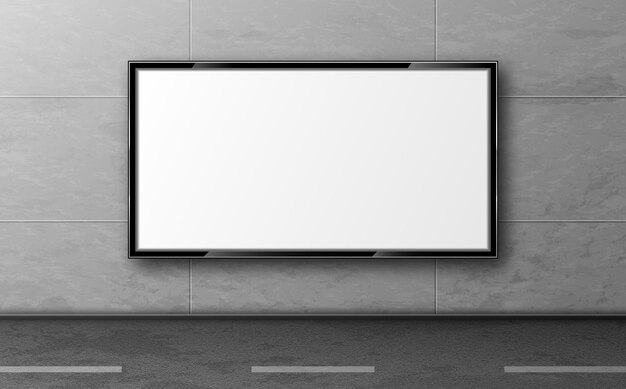
#> input picture billboard3.jpg, 626 x 389 px
$ python 'Change_BillBoard(homography)2.2.py'
#> lines starting #> are read from the running program, lines starting #| are printed output that depends on the picture; pictures that were not available may be replaced by others from this repository, and a replacement may not be noted
import cv2
import numpy as np

billboard = cv2.imread("billboard3.jpg")
#> billboard is the input picture: shape (389, 626, 3); min 0, max 255, mean 155.6
billboard_copy = billboard.copy()
image = cv2.imread("hadis2.jpg")
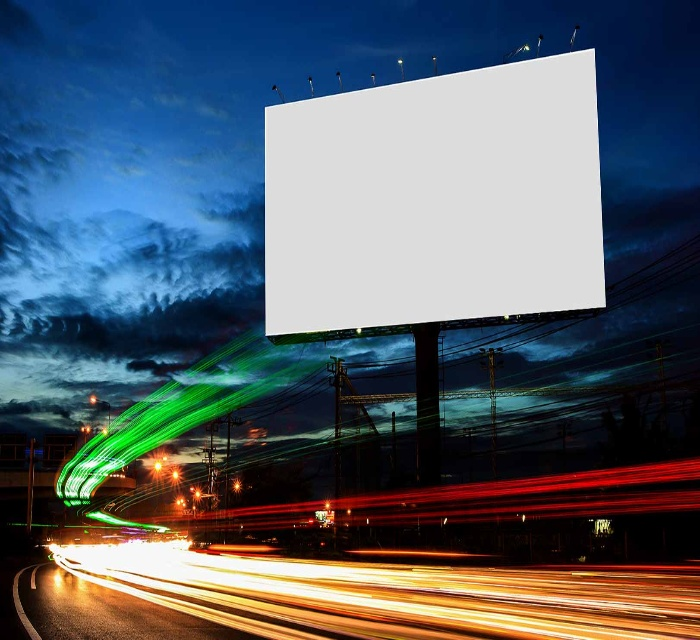
#> input picture billboard1.jpg, 700 x 640 px, given in place of hadis2.jpg, which was not available
#> image is the input picture: shape (640, 700, 3); mean B, G, R 104.9, 95.2, 85.3

# Found points of billboard and setting image points
billboard_points = np.array([[136, 67], [490, 69], [487, 247], [138, 250]])
image_points = np.array([[0,0], [image.shape[1], 0], [image.shape[1], image.shape[0]], [0, image.shape[0]]])
#> image_points = [[0, 0], [700, 0], [700, 640], [0, 640]]

# found matrix of banner and change it
matrix_location, mask = cv2.findHomography(image_points, billboard_points)
#> mask = [1, 1, 1, 1]
result1 = cv2.warpPerspective(image, matrix_location, (billboard.shape[1], billboard.shape[0]))
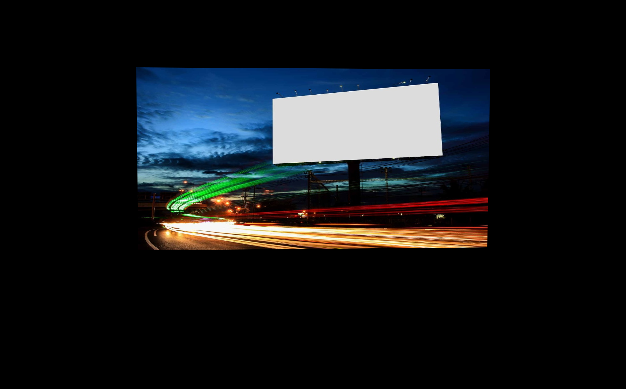
#> result1: shape (389, 626, 3); mean B, G, R 27.6, 24.9, 22.2

# Fill billboard with image
cv2.fillConvexPoly(billboard_copy, billboard_points, 0, 16)
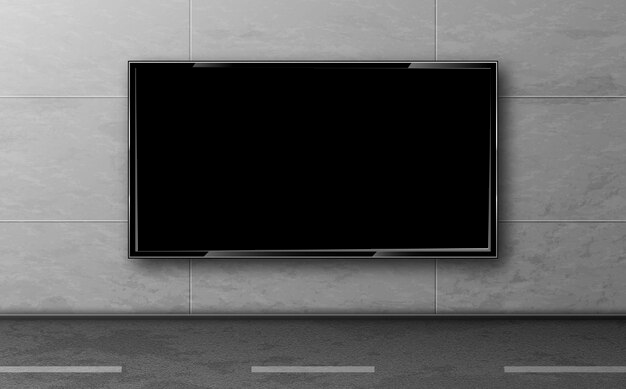
#> billboard_copy: shape (389, 626, 3); min 0, max 221, mean 92.9
result2 = billboard_copy + result1
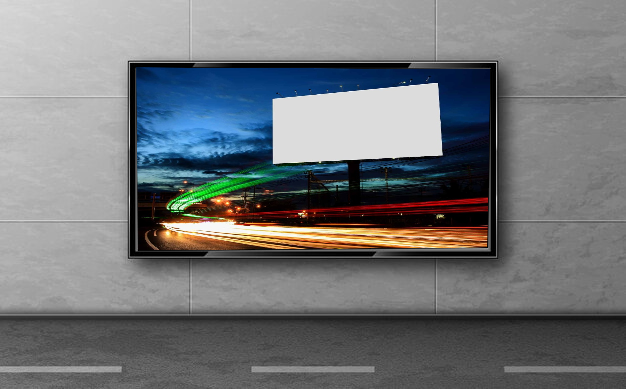
#> result2: shape (389, 626, 3); mean B, G, R 120.5, 117.8, 115

cv2.imshow("billboard", billboard)
cv2.imshow("image", image)
cv2.imshow("result1", result1)
cv2.imshow("result2", result2)

cv2.imwrite("Banner_Picture.png", result2)


cv2.waitKey(0)
cv2.destroyAllWindows()
